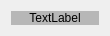
<?xml version="1.0" encoding="UTF-8"?>
<ui version="4.0">
 <class>VariableMenuHeaderWidget</class>
 <widget class="QWidget" name="VariableMenuHeaderWidget">
  <property name="geometry">
   <rect>
    <x>0</x>
    <y>0</y>
    <width>110</width>
    <height>34</height>
   </rect>
  </property>
  <layout class="QGridLayout" name="gridLayout">
   <item row="0" column="0">
    <widget class="QLabel" name="label">
     <property name="styleSheet">
      <string notr="true">background-color: rgba(127, 127, 127, 127);</string>
     </property>
     <property name="text">
      <string>TextLabel</string>
     </property>
     <property name="alignment">
      <set>Qt::AlignCenter</set>
     </property>
    </widget>
   </item>
  </layout>
 </widget>
 <resources/>
 <connections/>
</ui>
